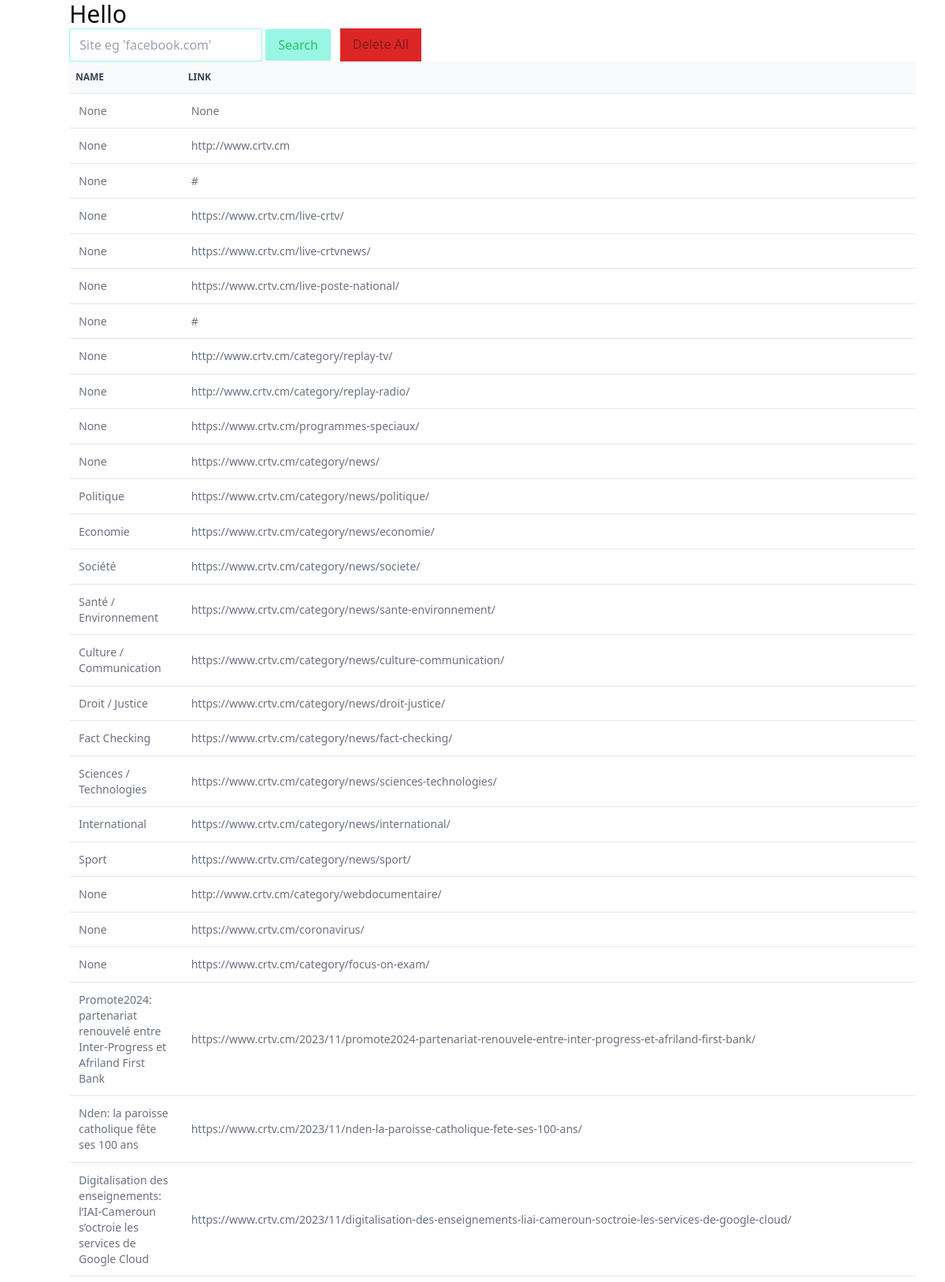
The page / (upper part) on the database its author committed.
### scrapper/models.py (models this page shows, shortened)
class Link(models.Model):
    address = models.CharField(max_length=1000, null=True, blank=True)
    name = models.CharField(max_length=1000, null=True, blank=True)

### scrapper/views.py (the view)
# urls.py: path('', scrape, name='site'),
def scrape(request):
    if request.method == "POST":
        site = request.POST.get("site", "")
        if not (site.startswith("http://www.") or site.startswith("https://www.")):
            site = "https://www." + site
        page = requests.get(site)
        soup = BeautifulSoup(page.content, "html.parser")
        links = soup.find_all("a")
        for link in links:
            link_address = link.get("href")
            link_text = link.string
            Link.objects.create(address=link_address, name=link_text)
        return redirect('/')
    else:
        data = Link.objects.all()
        context = {"data": data}
        return render(request, "scrape.html", context)

### scrapper/templates/scrape.html (shortened to what this page needs)
<!doctype html>
<html>
<head>
    <script src="https://cdn.tailwindcss.com"></script>
</head>
<body>
    <div class="container mx-auto">
        <h1 class="text-3xl">Hello</h1>
        <div class="flex space-x-3">
            <div class="">
                <form action="" method="POST">
                    <input type="text" id="site" name="site" placeholder="Site eg 'facebook.com'"
                        class="pl-3 border border-teal-200 py-2">
                    <button class="py-2 px-4 bg-teal-200 text-green-500 ">Search</button>
                </form>
            </div>
            <a href="{% url 'clear' %}" class="py-2 px-4 bg-red-600 text-red-900 ">Delete All</a>
        </div>
        <table class="w-full text-sm text-left rtl:text-right text-gray-500 dark:text-gray-400">
            <thead class="text-xs text-gray-700 uppercase bg-gray-50 dark:bg-gray-700 dark:text-gray-400">
                <tr class="">
                    <th scope="col" class="px-2 py-3">Name</th>
                    <th scope="col" class="px-2 py-3">Link</th>
                </tr>
            </thead>
            <tbody>
                {% for link in data %}
                <td class="p-3 text-sm">{{ link.name }}</td>
                <td class="p-3 text-sm overflow-hidden">{{ link.address }}</td>
                {% endfor %}
            </tbody>
        </table>
    </div>
</body>
</html>

### rows shown on the page
Link: name "None", address "None"
Link: name "None", address "http://www.crtv.cm"
Link: name "None", address "#"
Link: name "None", address "https://www.crtv.cm/live-crtv/"
Link: name "None", address "https://www.crtv.cm/live-crtvnews/"
Link: name "None", address "https://www.crtv.cm/live-poste-national/"
Link: name "None", address "#"
Link: name "None", address "http://www.crtv.cm/category/replay-tv/"
Link: name "None", address "http://www.crtv.cm/category/replay-radio/"
Link: name "None", address "https://www.crtv.cm/programmes-speciaux/"
Link: name "None", address "https://www.crtv.cm/category/news/"
Link: name "Politique", address "https://www.crtv.cm/category/news/politique/"
Link: name "Economie", address "https://www.crtv.cm/category/news/economie/"
Link: name "Société", address "https://www.crtv.cm/category/news/societe/"
Link: name "Santé / Environnement", address "https://www.crtv.cm/category/news/sante-environnement/"
Link: name "Culture / Communication", address "https://www.crtv.cm/category/news/culture-communication/"
Link: name "Droit / Justice", address "https://www.crtv.cm/category/news/droit-justice/"
Link: name "Fact Checking", address "https://www.crtv.cm/category/news/fact-checking/"
Link: name "Sciences / Technologies", address "https://www.crtv.cm/category/news/sciences-technologies/"
Link: name "International", address "https://www.crtv.cm/category/news/international/"
Link: name "Sport", address "https://www.crtv.cm/category/news/sport/"
Link: name "None", address "http://www.crtv.cm/category/webdocumentaire/"
Link: name "None", address "https://www.crtv.cm/coronavirus/"
Link: name "None", address "https://www.crtv.cm/category/focus-on-exam/"
Link: name "Promote2024: partenariat renouvelé entre Inter-Progress et Afriland First Bank", address "https://www.crtv.cm/2023/11/promote2024-partenariat-renouvele-entre-inter-progress-et-afriland-first-bank/"
Link: name "Nden: la paroisse catholique fête ses 100 ans", address "https://www.crtv.cm/2023/11/nden-la-paroisse-catholique-fete-ses-100-ans/"
Link: name "Digitalisation des enseignements: l’IAI-Cameroun s’octroie les services de Google Cloud", address "https://www.crtv.cm/2023/11/digitalisation-des-enseignements-liai-cameroun-soctroie-les-services-de-google-cloud/"
